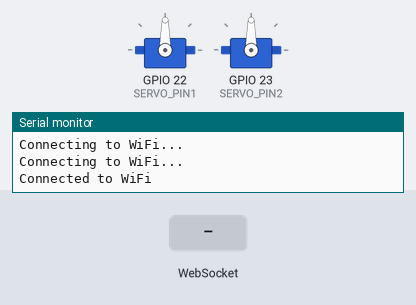
Simulated run of this sketch. Board: ESP32. Shown: 2 × servo, the last lines printed to the serial monitor. The test bench sets the inputs (shaded band). WiFi joins after 1.5 s; servers stay silent unless stated.

Above: at 3.2 s.
3.3 s: WebSocket text "servo1:" received
At 4.0 s:
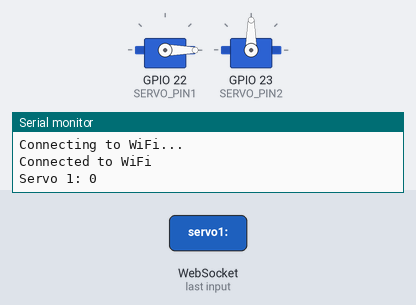
4.8 s: WebSocket text "servo2:" received
At 5.1 s:
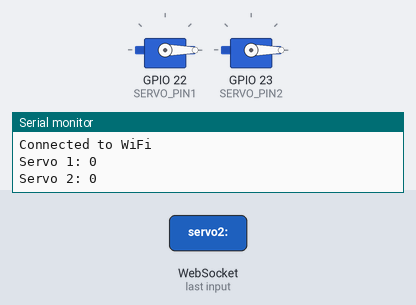
Timing chart, 0 to 7.8 s (numbered marks = the images above; inputs shaded):
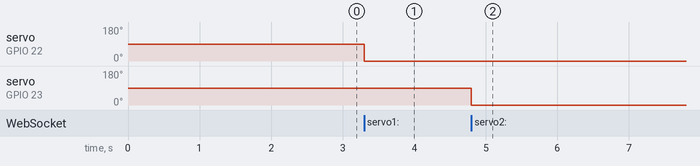

Measured:
- after the input at 3.3 s, servo on GPIO 22 (SERVO_PIN1): 90° → 0° at once
- after the input at 4.8 s, servo on GPIO 23 (SERVO_PIN2): 90° → 0° at once

The sketch:

web-pocket.ino
```cpp
#include <WiFi.h>
#include <ESP32Servo.h>  // Library untuk Servo
#include <WebSocketsServer.h>  // Library untuk WebSocket

// Deklarasi pin untuk Servo
#define SERVO_PIN1 22
#define SERVO_PIN2 23

Servo servo1;
Servo servo2;

// Inisialisasi variabel Wi-Fi
const char* ssid = "Kipas Angin";  // Ganti dengan SSID WiFi kamu
const char* password = "11223344";  // Ganti dengan password WiFi kamu

// Inisialisasi WebSocket server
WebSocketsServer webSocket = WebSocketsServer(81);

void setup() {
  Serial.begin(115200);

  // Setup Wi-Fi
  WiFi.begin(ssid, password);
  while (WiFi.status() != WL_CONNECTED) {
    delay(1000);
    Serial.println("Connecting to WiFi...");
  }
  Serial.println("Connected to WiFi");

  // Inisialisasi WebSocket
  webSocket.begin();
  webSocket.onEvent(webSocketEvent);

  // Setup Servo
  servo1.attach(SERVO_PIN1);
  servo2.attach(SERVO_PIN2);

  // Set posisi awal servo
  servo1.write(90);  // Sudut awal 90 derajat
  servo2.write(90);
}

void loop() {
  // Mendengarkan pesan WebSocket
  webSocket.loop();
}

// Fungsi ini menangani event WebSocket
void webSocketEvent(uint8_t num, WStype_t type, uint8_t * payload, size_t length) {
  if (type == WStype_TEXT) {
    String message = String((char*) payload);

    if (message.startsWith("servo1:")) {
      int angle = message.substring(7).toInt();  // Mengambil nilai setelah "servo1:"
      servo1.write(angle);  // Atur sudut servo 1
      Serial.println("Servo 1: " + String(angle));
    } else if (message.startsWith("servo2:")) {
      int angle = message.substring(7).toInt();  // Mengambil nilai setelah "servo2:"
      servo2.write(angle);  // Atur sudut servo 2
      Serial.println("Servo 2: " + String(angle));
    }
  }
}
```
